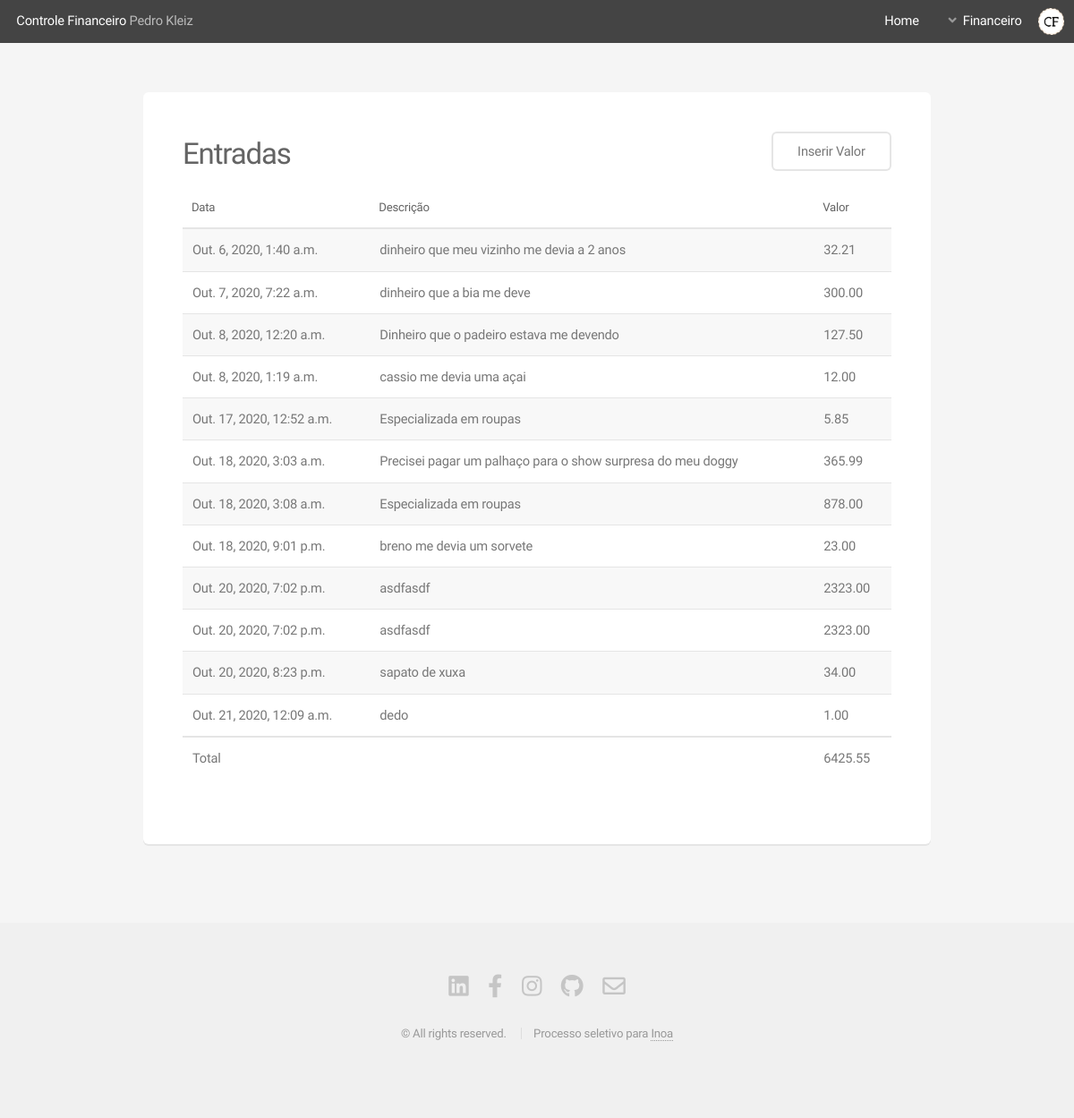
/deposit/, run on the app's committed database.
### website/models.py (models this page shows, shortened)
class Deposit(models.Model):
    deposit_name = models.CharField(max_length=50)
    deposit_value = models.DecimalField(
        blank=False, null=False, max_digits=20, decimal_places=2)
    deposit_date = models.DateTimeField(auto_now=True)

### website/views.py (the view)
# urls.py: path('deposit/', deposit_view, name='deposit'),
def deposit_view(request):
    deposits = Deposit.objects.all()
    sumDeposits = Deposit.objects.aggregate(
        sum_deposits=Sum('deposit_value'))
    dicDepositRender = {'sumDeposits': sumDeposits, 'deposits': deposits}
    return render(request, 'deposit.html', dicDepositRender)

### website/templates/deposit.html
{% load static %} {% include 'partials/headerBlack.html' %}
<section id="main" class="container">
  <section class="box">
    <header>
    <div class="row gtr-uniform gtr-50">
      <div class="col-6 col-12-mobilep">
          <h2 class="col-6">Entradas</h2>
      </div>
      <div class="col-6 col-12-mobilep ">
        <a href="{% url 'depositValue' %}"  style="float: right;" class="button alt">Inserir Valor</a>
      </div>
    </div>
    </header>
    <br>
    <div class="table-wrapper">
      <table>
        <thead>
          <tr>
            <th>Data</th>
            <th>Descrição</th>
            <th>Valor</th>
          </tr>
        </thead>
        <tbody>
          {% for deposit in deposits %}
          <tr>
            <td>{{deposit.deposit_date}}</td>
            <td>{{deposit.deposit_name}}</td>
            <td>{{deposit.deposit_value}}</td>
          </tr>
          {% endfor %}
        </tbody>
        <tfoot>
          <tr>
            <td>Total</td>
            <td colspan="1"></td>
            <td>{{ sumDeposits.sum_deposits|floatformat:2 }}</td>
          </tr>
        </tfoot>
      </table>
    </div>
  </section>
</section>
{% include 'partials/footer.html'%}

### data on the page
Deposit: deposit_date "Out. 6, 2020, 1:40 a.m.", deposit_name "dinheiro que meu vizinho me devia a 2 anos", deposit_value "32.21"
Deposit: deposit_date "Out. 7, 2020, 7:22 a.m.", deposit_name "dinheiro que a bia me deve", deposit_value "300.00"
Deposit: deposit_date "Out. 8, 2020, 12:20 a.m.", deposit_name "Dinheiro que o padeiro estava me devendo", deposit_value "127.50"
Deposit: deposit_date "Out. 8, 2020, 1:19 a.m.", deposit_name "cassio me devia uma açai", deposit_value "12.00"
Deposit: deposit_date "Out. 17, 2020, 12:52 a.m.", deposit_name "Especializada em roupas", deposit_value "5.85"
Deposit: deposit_date "Out. 18, 2020, 3:03 a.m.", deposit_name "Precisei pagar um palhaço para o show surpresa do meu doggy", deposit_value "365.99"
Deposit: deposit_date "Out. 18, 2020, 3:08 a.m.", deposit_name "Especializada em roupas", deposit_value "878.00"
Deposit: deposit_date "Out. 18, 2020, 9:01 p.m.", deposit_name "breno me devia um sorvete", deposit_value "23.00"
Deposit: deposit_date "Out. 20, 2020, 7:02 p.m.", deposit_name "asdfasdf", deposit_value "2323.00"
Deposit: deposit_date "Out. 20, 2020, 7:02 p.m.", deposit_name "asdfasdf", deposit_value "2323.00"
Deposit: deposit_date "Out. 20, 2020, 8:23 p.m.", deposit_name "sapato de xuxa", deposit_value "34.00"
Deposit: deposit_date "Out. 21, 2020, 12:09 a.m.", deposit_name "dedo", deposit_value "1.00"

### other printed values
{{ sumDeposits.sum_deposits|floatformat:2 }} "6425.55"
